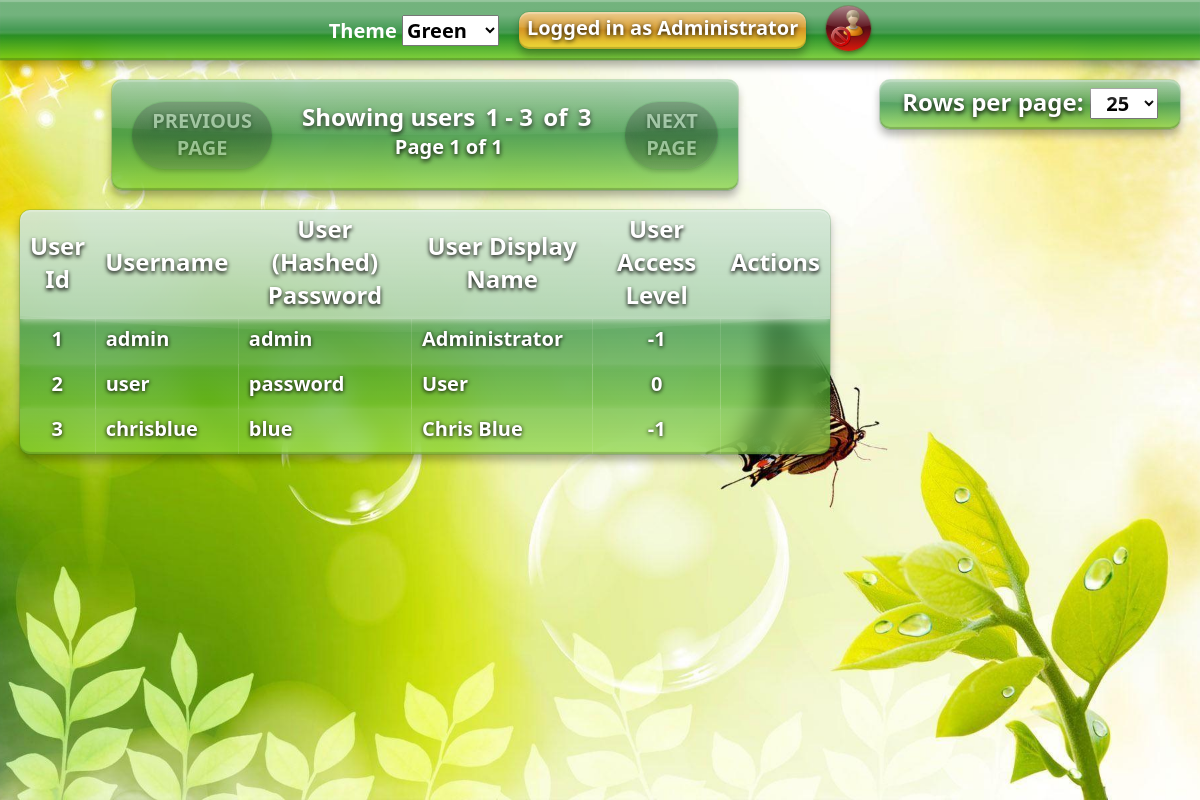
The app's page /website/user_management.php (signed in) with its own data.
### tables this page shows
CREATE TABLE `users` (
  `user_id` int(10) NOT NULL,
  `user_username` varchar(20) NOT NULL,
  `user_password` varchar(50) NOT NULL,
  `user_display_name` varchar(30) NOT NULL,
  `user_access_level` int(3) NOT NULL
);

### website/operations/user/get_user.php (called while the page is built, shortened)
<?php
    include('../chris_blue/inc/dbconnect.php');
    if(isset($_COOKIE['user'])) {
        $username = htmlspecialchars($_COOKIE['user'], ENT_QUOTES, 'UTF-8');
        $user_sql = "SELECT * FROM users WHERE user_username = ?";
        $user_stmt = $dbconnect->prepare($user_sql);
        $user_stmt->bind_param('s', $username);
        $user_stmt->execute();
        $user_result = $user_stmt->get_result();
        if (mysqli_num_rows($user_result) > 0) {
            while($row = mysqli_fetch_assoc($user_result)) {
                $user_display_name = $row['user_display_name'];
                $user_access_level = $row['user_access_level'];
            }
        }
    }
?>

### website/user_management.php (the view, shortened to what this page needs)
<!DOCTYPE html>
<html>
    <?php
        include ("../chris_blue/inc/dbconnect.php");
        include("../chris_blue/operations/get_user.php");
        $num_of_rows = isset($_SESSION['num_of_rows']) ? filter_var($_SESSION['num_of_rows'], FILTER_SANITIZE_NUMBER_INT) : 25;
        $sql = "SELECT COUNT(*) as count FROM users";
        $stmt = $dbconnect -> prepare($sql);
        $stmt -> execute();
        $result = $stmt -> get_result();
        $total_users = mysqli_fetch_assoc($result)['count'];
        $current_page = max(isset($_GET['page']) ? (int)$_GET['page'] : 1, 1);
        $offset = ($current_page - 1) * $num_of_rows;
        $total_pages = ceil($total_users / $num_of_rows);
        $table_sql = "SELECT * FROM users LIMIT ? OFFSET ?";
        $stmt = $dbconnect -> prepare($table_sql);
        $stmt -> bind_param("ii", $num_of_rows, $offset);
        $stmt -> execute();
        $table_limit_result = $stmt -> get_result();
    ?>
    <head>
        <link rel="stylesheet" type="text/css" href="css/styles.css">
        <link rel="stylesheet" type="text/css" href="css/themes.css">
    </head>
    <body>
		<?php include("../chris_blue/inc/navigation.php"); ?>
        <div class="background"></div>
        <main>
            <div class="table">
				<div class="frutiger-tile pagination">
					<div class="pagination-button" style="justify-content: right">
						<a <?php if ($current_page > 1) { echo 'href="?page=' . $current_page - 1 . '"'; } ?> class="frutiger-tile <?php if ($current_page <= 1) { echo 'disabled'; } ?>" draggable="false">PREVIOUS PAGE</a>
					</div>
					<h1>Showing users <span class="num"><?php echo 1 + $offset; ?> - <?php echo mysqli_num_rows($table_limit_result) + $offset; ?></span> of <span class="num"><?php echo $total_users ?></span>
						<span class="page">Page <?php echo $current_page; ?> of <?php echo $total_pages ?></span>
					</h1>
					<div class="pagination-button" style="justify-content: left">
						<a <?php if ($current_page < $total_pages) { echo 'href="?page=' . $current_page + 1 . '"'; } ?> class="frutiger-tile <?php if ($current_page >= $total_pages) { echo 'disabled'; } ?>" draggable="false">NEXT PAGE</a>
					</div>
				</div>
				<table class="frutiger-tile">
					<tr>
						<th style="text-align: center">User<br>Id</th>
						<th>Username</th>
						<th style="text-align: center">User (Hashed) Password</th>
						<th style="text-align: center">User Display Name</th>
                        <th style="text-align: center">User Access Level</th>
						<?php if ($user_access_level == -1): ?>
						<th style="text-align: center">Actions</th>
						<?php endif ?>
					</tr>
					<?php
						if (mysqli_num_rows($table_limit_result) > 0) {
							while ($row = mysqli_fetch_assoc($table_limit_result)) { ?>
							<tr>
								<td style="text-align: center"><?php echo $row['user_id'] ?></td>
								<td><?php echo $row['user_username'] ?></td>
								<td><?php echo $row['user_password'] ?></td>
                                <td><?php echo $row['user_display_name'] ?></td>
								<td style="text-align: center"><?php echo $row['user_access_level'] ?></td>
								<?php if ($user_access_level == -1): ?>
								<td style="text-align: center"></td>
								<?php endif ?>
							</tr>
							<?php }
						}
					?>
				</table>
			</div>
            <div class="charts">
				<div class="frutiger-tile stats">
					<h1>Rows per page: <form action="user_management.php" method="post" id="rows" style="display: inline">
							<select name="num_of_rows" form="rows" onchange="this.form.submit()" >
								<option value="25" <?php if ($num_of_rows == 25): ?>selected<?php endif ?>>25</option>
							</select>
						</form>
					</h1>
				</div>
			</div>
        </main>
    </body>
</html>

### website/inc/navigation.php (shortened to what this page needs)
<?php
    include("../chris_blue/operations/user/get_user.php");
?>
<nav class="frutiger-menu">
    <div class="container">
        <div class="theme">
            <label>Theme
                <select id="theme">
                    <option value="green" selected>Green</option>
                </select>
            </label>
        </div>
        <?php if (isset($_COOKIE['user'])): ?>
        <a href="user.php" class="user frutiger-tile" draggable="false">Logged in as <span><?php echo $user_display_name ?></span></a>
        <form action="/chris_blue/operations/user/logout.php" method="post" id="logout">
            <button class="logout frutiger-tile" form="logout">
                <?php if ($_COOKIE['user'] == 'chrisblue'): ?>
                <img src="/chris_blue/images/icons/chris_blue.jpg" id="chris_blue" draggable="false">
                <?php else: ?>
                <img src="/chris_blue/images/icons/gameux_212-9.png" draggable="false">
                <?php endif ?>
            </button>
        </form>
        <?php endif ?>
    </div>
</nav>

### website/css/themes.css (style rules this page uses)
:root { --frutiger-tile-grad: linear-gradient(rgba(167, 167, 167, 0.7) 50%, rgba(228, 228, 228, 0.6)); --frutiger-menu-grad: linear-gradient(rgba(167, 167, 167, 1) 50%, rgba(228, 228, 228, 0.8)); --frutiger-button-grad: linear-gradient(rgba(220, 220, 220, 0.8), rgba(167, 167, 167, 0.8), rgba(228, 228, 228, 0.7)); --frutiger-outline: 1px solid rgba(161, 161, 161, 0.2); --frutiger-glossy-grad: linear-gradient(10deg, rgba(230, 230, 230, 0.5), rgba(200, 200, 200, 0.5)); --popup-bg: rgba(0, 0, 0, 0.5); }
.green { --frutiger-bg: url('../images/backgrounds/asadal_stock_4.jpg'); --frutiger-tile-grad: linear-gradient(rgba(21, 128, 39, 0.7) 50%, rgba(103, 202, 21, 0.6)); --frutiger-menu-grad: linear-gradient(rgba(21, 128, 39, 1) 50%, rgba(103, 202, 21, 0.8)); --frutiger-button-grad: linear-gradient(rgba(56, 184, 17, 0.8), rgba(21, 128, 39, 0.8), rgba(103, 202, 21, 0.7)); --frutiger-outline: 1px solid rgba(21, 128, 39, 0.2); --frutiger-glossy-grad: linear-gradient(10deg, rgba(103, 202, 21, 0.5), rgba(21, 128, 39, 0.5)); }

### records on screen
users: user_display_name "Administrator", user_id "1", user_username "admin", user_password "admin", user_access_level "-1"
users: user_id "2", user_username "user", user_password "password", user_display_name "User", user_access_level "0"
users: user_id "3", user_username "chrisblue", user_password "blue", user_display_name "Chris Blue", user_access_level "-1"

### other values on screen
1 + $offset "1"
mysqli_num_rows($table_limit_result) + $offset "3"
$total_users "3"
$current_page "1"
$total_pages "1"
